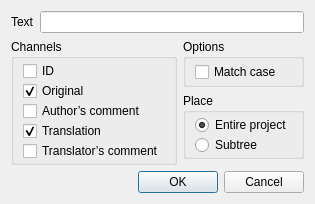
<?xml version="1.0" encoding="UTF-8"?>
<ui version="4.0">
 <class>FmFind</class>
 <widget class="QDialog" name="FmFind">
  <property name="geometry">
   <rect>
    <x>0</x>
    <y>0</y>
    <width>305</width>
    <height>193</height>
   </rect>
  </property>
  <property name="windowTitle">
   <string>Find</string>
  </property>
  <layout class="QVBoxLayout" name="verticalLayout" stretch="0,1,0">
   <item>
    <layout class="QHBoxLayout" name="horizontalLayout">
     <item>
      <widget class="QLabel" name="lbFind">
       <property name="text">
        <string>Text</string>
       </property>
       <property name="buddy">
        <cstring>edFind</cstring>
       </property>
      </widget>
     </item>
     <item>
      <widget class="QLineEdit" name="edFind"/>
     </item>
    </layout>
   </item>
   <item>
    <layout class="QHBoxLayout" name="horizontalLayout_3">
     <item>
      <widget class="QGroupBox" name="grpChannels">
       <property name="title">
        <string>Channels</string>
       </property>
       <layout class="QVBoxLayout" name="verticalLayout_2">
        <property name="spacing">
         <number>0</number>
        </property>
        <property name="topMargin">
         <number>2</number>
        </property>
        <property name="bottomMargin">
         <number>1</number>
        </property>
        <item>
         <widget class="QCheckBox" name="chkChanId">
          <property name="text">
           <string>ID</string>
          </property>
         </widget>
        </item>
        <item>
         <widget class="QCheckBox" name="chkChanOriginal">
          <property name="text">
           <string>Original</string>
          </property>
          <property name="checked">
           <bool>true</bool>
          </property>
         </widget>
        </item>
        <item>
         <widget class="QCheckBox" name="chkChanAuthorsComment">
          <property name="text">
           <string>Author’s comment</string>
          </property>
         </widget>
        </item>
        <item>
         <widget class="QCheckBox" name="chkChanTranslation">
          <property name="text">
           <string>Translation</string>
          </property>
          <property name="checked">
           <bool>true</bool>
          </property>
         </widget>
        </item>
        <item>
         <widget class="QCheckBox" name="chkChanTranslatorsComment">
          <property name="text">
           <string>Translator’s comment</string>
          </property>
         </widget>
        </item>
       </layout>
      </widget>
     </item>
     <item>
      <layout class="QVBoxLayout" name="verticalLayout_4">
       <item>
        <widget class="QGroupBox" name="grpOptions">
         <property name="title">
          <string>Options</string>
         </property>
         <layout class="QVBoxLayout" name="verticalLayout_3">
          <property name="spacing">
           <number>0</number>
          </property>
          <property name="topMargin">
           <number>3</number>
          </property>
          <property name="bottomMargin">
           <number>2</number>
          </property>
          <item>
           <widget class="QCheckBox" name="chkMatchCase">
            <property name="text">
             <string>Match case</string>
            </property>
           </widget>
          </item>
         </layout>
        </widget>
       </item>
       <item>
        <widget class="QGroupBox" name="grpPlace">
         <property name="title">
          <string>Place</string>
         </property>
         <layout class="QVBoxLayout" name="verticalLayout_5">
          <property name="spacing">
           <number>0</number>
          </property>
          <property name="topMargin">
           <number>2</number>
          </property>
          <property name="bottomMargin">
           <number>1</number>
          </property>
          <item>
           <widget class="QRadioButton" name="radioPlaceDocument">
            <property name="text">
             <string>Entire project</string>
            </property>
            <property name="checked">
             <bool>true</bool>
            </property>
           </widget>
          </item>
          <item>
           <widget class="QRadioButton" name="radioButton_2">
            <property name="text">
             <string>Subtree</string>
            </property>
           </widget>
          </item>
         </layout>
        </widget>
       </item>
       <item>
        <spacer name="verticalSpacer">
         <property name="orientation">
          <enum>Qt::Vertical</enum>
         </property>
         <property name="sizeHint" stdset="0">
          <size>
           <width>20</width>
           <height>40</height>
          </size>
         </property>
        </spacer>
       </item>
      </layout>
     </item>
    </layout>
   </item>
   <item>
    <widget class="QDialogButtonBox" name="buttonBox">
     <property name="standardButtons">
      <set>QDialogButtonBox::Cancel|QDialogButtonBox::Ok</set>
     </property>
    </widget>
   </item>
  </layout>
 </widget>
 <resources/>
 <connections/>
</ui>
